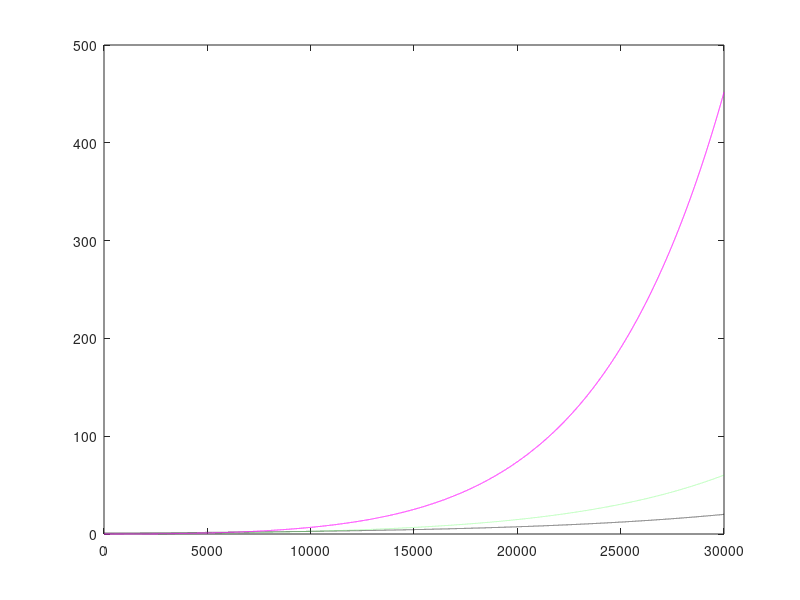

Here is the MATLAB script that generated this plot:
dt=0.01;Tmax=30000;
L=zeros(1,Tmax);L(1)=1;%LT-HSC
S=zeros(1,Tmax);S(1)=0;%ST-HSC
M=zeros(1,Tmax);M(1)=0;%MPP
p1=0.009;p2=0.042;p3=4;
d1=0.009;d2=0.045;d3=4.014;
p1=0.02;p2=0.06;p3=4.01;
d1=0.01;d2=0.05;d3=4;
for T=1:Tmax-1
    L(T+1)=L(T)+dt*(p1-d1)*L(T);
    S(T+1)=S(T)+dt*(d1*L(T)+(p2-d2)*S(T));
    M(T+1)=M(T)+dt*(d2*S(T)+(p3-d3)*M(T));
end
X=1:Tmax;
plot(X,L,'k--',X,S,'g:',X,M,'m');   %L破線(黒)，S点線(緑)，M実線(紫)でプロット
